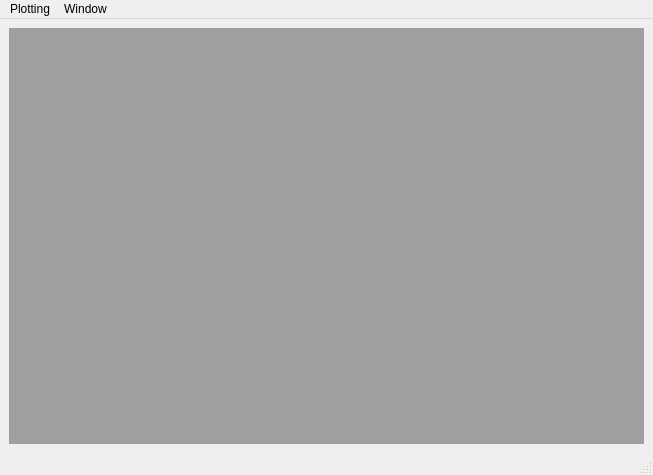
<?xml version="1.0" encoding="UTF-8"?>
<ui version="4.0">
 <class>MainWindow</class>
 <widget class="QMainWindow" name="MainWindow">
  <property name="geometry">
   <rect>
    <x>0</x>
    <y>0</y>
    <width>653</width>
    <height>475</height>
   </rect>
  </property>
  <property name="windowTitle">
   <string>LeapArticulator Log Browser</string>
  </property>
  <widget class="QWidget" name="centralwidget">
   <property name="sizePolicy">
    <sizepolicy hsizetype="Expanding" vsizetype="Expanding">
     <horstretch>0</horstretch>
     <verstretch>0</verstretch>
    </sizepolicy>
   </property>
   <layout class="QVBoxLayout" name="verticalLayout_3">
    <item>
     <widget class="QMdiArea" name="mdiArea"/>
    </item>
   </layout>
  </widget>
  <widget class="QMenuBar" name="menubar">
   <property name="geometry">
    <rect>
     <x>0</x>
     <y>0</y>
     <width>653</width>
     <height>22</height>
    </rect>
   </property>
   <widget class="QMenu" name="menuWindow">
    <property name="title">
     <string>Window</string>
    </property>
    <addaction name="actionTile_windows"/>
    <addaction name="actionCascade_windows"/>
   </widget>
   <widget class="QMenu" name="menuPlotting">
    <property name="title">
     <string>Plotting</string>
    </property>
    <addaction name="actionNew_plot"/>
   </widget>
   <addaction name="menuPlotting"/>
   <addaction name="menuWindow"/>
  </widget>
  <widget class="QStatusBar" name="statusbar"/>
  <action name="actionTile_windows">
   <property name="text">
    <string>Tile windows</string>
   </property>
  </action>
  <action name="actionNew_plot">
   <property name="text">
    <string>New plot</string>
   </property>
  </action>
  <action name="actionCascade_windows">
   <property name="text">
    <string>Cascade windows</string>
   </property>
  </action>
 </widget>
 <resources/>
 <connections>
  <connection>
   <sender>actionTile_windows</sender>
   <signal>triggered()</signal>
   <receiver>mdiArea</receiver>
   <slot>tileSubWindows()</slot>
   <hints>
    <hint type="sourcelabel">
     <x>-1</x>
     <y>-1</y>
    </hint>
    <hint type="destinationlabel">
     <x>326</x>
     <y>237</y>
    </hint>
   </hints>
  </connection>
  <connection>
   <sender>actionCascade_windows</sender>
   <signal>triggered()</signal>
   <receiver>mdiArea</receiver>
   <slot>cascadeSubWindows()</slot>
   <hints>
    <hint type="sourcelabel">
     <x>-1</x>
     <y>-1</y>
    </hint>
    <hint type="destinationlabel">
     <x>326</x>
     <y>237</y>
    </hint>
   </hints>
  </connection>
 </connections>
</ui>
